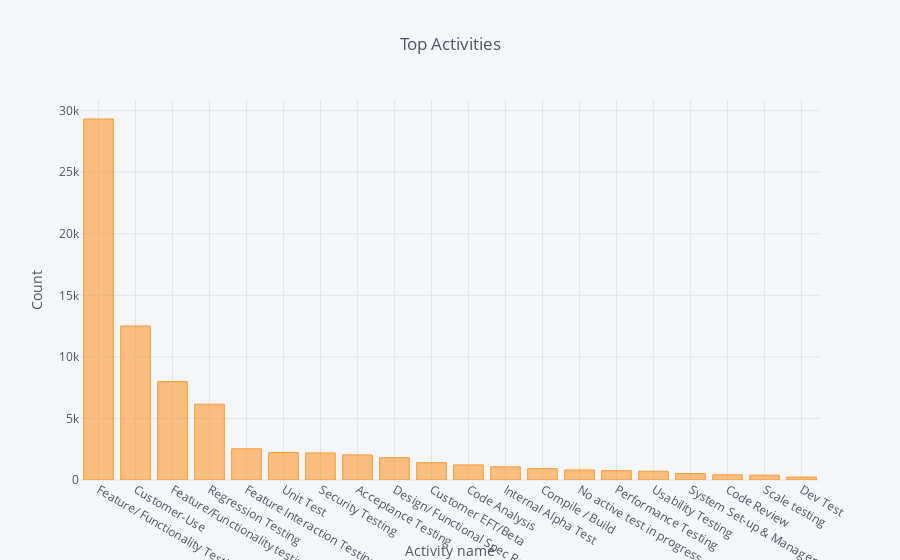

Write notebook code for a chart like this one.
### Markdown cell above
## More Number of bugs found during which activity ?

### Code cell
# Displaying only Top 20 for better clearity
temp = bug_data["ACTIVITY_WHEN_FOUND"].value_counts().head(20)
temp.iplot(kind='bar', xTitle = 'Activity name', yTitle = "Count", title = 'Top Activities')

### Figure 1 — Plotly figure (JSON) as saved in the notebook; plotly's stock layout.template omitted (floating-point values rounded to 4 significant figures)
{"data": [{"marker": {"color": "rgba(255, 153, 51, 0.6)", "line": {"color": "rgba(255, 153, 51, 1.0)", "width": 1}}, "name": "ACTIVITY_WHEN_FOUND", "orientation": "v", "text": "", "type": "bar", "x": ["Feature/ Functionality Testing", "Customer-Use", "Feature/Functionality testing", "Regression Testing", "Feature Interaction Testing", "Unit Test", "Security Testing", "Acceptance Testing", "Design/ Functional Spec Review", "Customer EFT/Beta", "Code Analysis", "Internal Alpha Test", "Compile / Build", "No active test in progress", "Performance Testing", "Usability Testing", "System Set-up & Management", "Code Review", "Scale testing", "Dev Test"], "y": [29325, 12511, 7993, 6163, 2534, 2231, 2198, 2038, 1815, 1407, 1224, 1070, 921, 818, 758, 705, 522, 425, 393, 237]}], "layout": {"legend": {"bgcolor": "#F5F6F9", "font": {"color": "#4D5663"}}, "paper_bgcolor": "#F5F6F9", "plot_bgcolor": "#F5F6F9", "title": "Top Activities", "titlefont": {"color": "#4D5663"}, "xaxis1": {"gridcolor": "#E1E5ED", "showgrid": true, "tickfont": {"color": "#4D5663"}, "title": "Activity name", "titlefont": {"color": "#4D5663"}, "zerolinecolor": "#E1E5ED"}, "yaxis1": {"gridcolor": "#E1E5ED", "showgrid": true, "tickfont": {"color": "#4D5663"}, "title": "Count", "titlefont": {"color": "#4D5663"}, "zerolinecolor": "#E1E5ED"}}}
